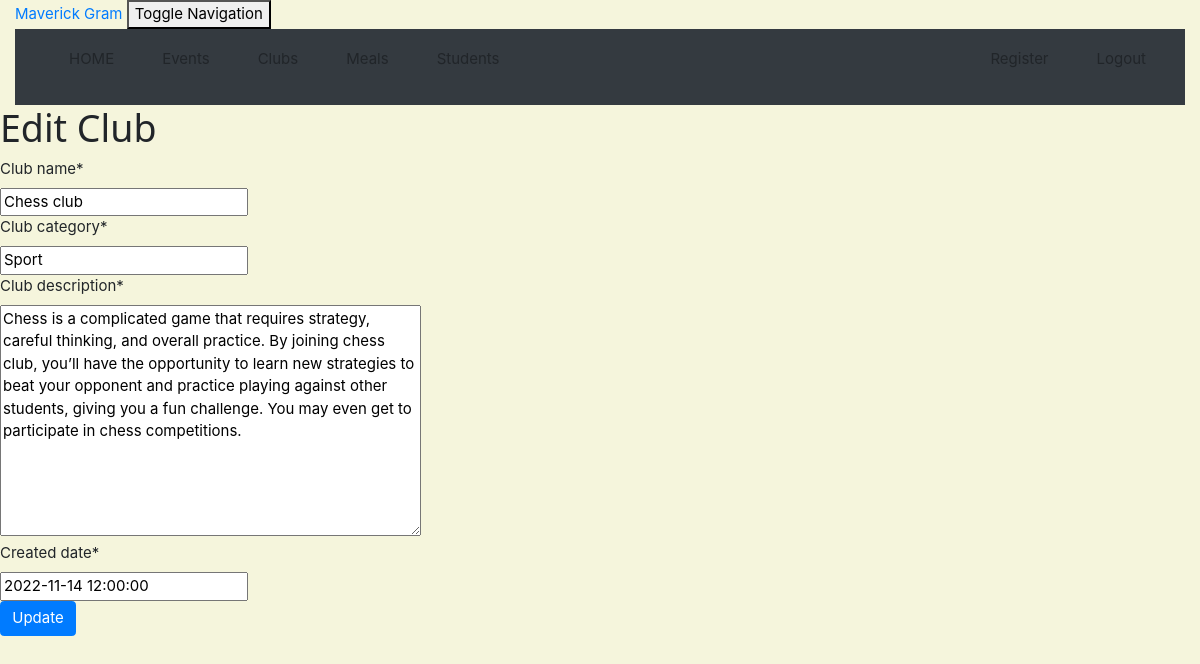
Screenshot of /club/5/edit/ (signed in) with the database file from the repository.
### crm/models.py (models this page shows, shortened)
class Club(models.Model):
    club_name = models.CharField(max_length=100)
    club_category = models.CharField(max_length=100)
    club_description = models.TextField()
    created_date = models.DateTimeField(
        default=timezone.now)

### crm/views.py (the view)
# urls.py: path('club/<int:pk>/edit/', views.club_edit, name='club_edit'),
@staff_member_required
def club_edit(request, pk):
    club = get_object_or_404(Club, pk=pk)
    if request.method == "POST":
        form = ClubForm(request.POST, instance=club)
        if form.is_valid():
            club = form.save(commit=False)
            club.updated_date = timezone.now()
            club.save()
            club = Club.objects.filter()
            return render(request, 'crm/club_list.html',
                          {'clubs': club})
    else:
        form = ClubForm(instance=club)
    return render(request, 'crm/club_edit.html', {'form': form})

### crm/forms.py
class ClubForm(forms.ModelForm):
    class Meta:
        model = Club
        fields = ( 'club_name', 'club_category', 'club_description', 'created_date')

### crm/templates/crm/club_edit.html (shortened to what this page needs)
<!DOCTYPE html>
<html lang="en">
{% extends 'crm/base.html' %}
{% load crispy_forms_tags %}
{% block content %}
    <h1>Edit Club</h1>
    <form method="POST" class="customer-form">{% csrf_token %}
        {{ form|crispy }}
        <button type="submit" class="btn btn-primary">Update</button>
    </form>
{% endblock %}

### crm/static/css/w3.css (style rules this page uses)
html { box-sizing:border-box }
*,*:before,*:after { box-sizing:inherit }
html { -ms-text-size-adjust:100%;-webkit-text-size-adjust:100% }
body { margin:0 }
button,input,select,textarea,optgroup { font:inherit;margin:0 }
button,input { overflow:visible }
button,select { text-transform:none }
button,[type=button],[type=reset],[type=submit] { -webkit-appearance:button }
textarea { overflow:auto }
html,body { font-family:Verdana,sans-serif;font-size:15px;line-height:1.5 }
html { overflow-x:hidden }
h1 { font-size:36px }
h1,h2,h3,h4,h5,h6 { font-family:"Segoe UI",Arial,sans-serif;font-weight:400;margin:10px 0 }

### crm/templates/crm/club_edit.html (style rules this page uses)
body { background-color: beige; }

### rows the page displays
Club: club_name "Chess club", club_category "Sport", club_description "Chess is a complicated game that requires strategy, careful thinking, and overall practice. By joining chess club, you’ll have the opportunity to learn new strategies to beat your opponent and practice playing against other students, giving you a fun challenge. You may even get to participate in chess competitions.", created_date "2022-11-14 12:00:00"
